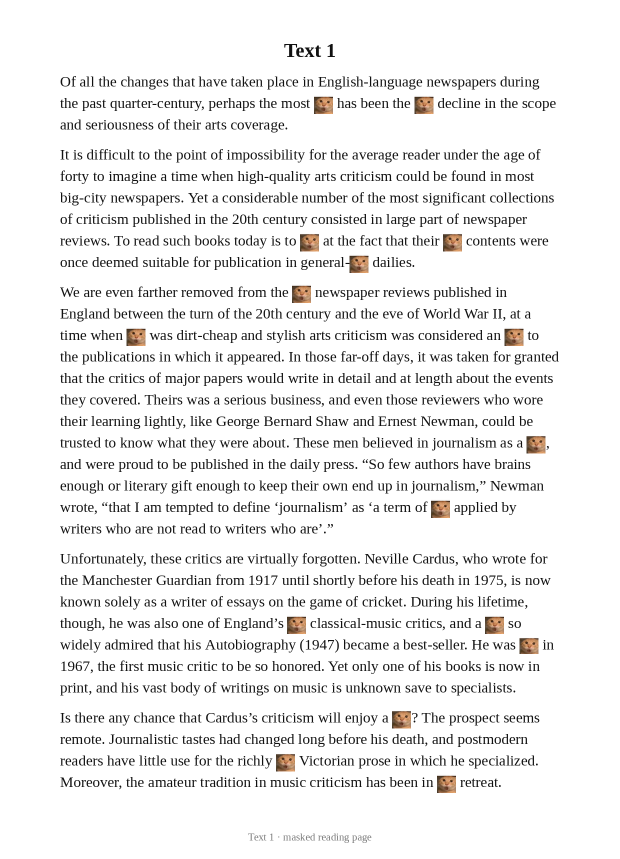
#> input picture library/2010/2010-text1-article.png, 1240 x 1717 px, given in place of 2019-text3-article.png, which was not available (shown at 1/2 size)
$ python skew-preview.py
#> lines starting #> are read from the running program, lines starting #| are printed output that depends on the picture; after the words box and inside, x2 and y2 are one past the last pixel; in counts of white or black regions, pixels touching at a corner belong together; pictures that were not available may be replaced by others from this repository, and a replacement may not be noted
#!/usr/bin/env python3
# -*- coding: utf-8 -*-
"""
skew-preview.py · 生成 2019 t3 文章页的旋转对比图
-----------------------------------------------------------------------------
她 2026-10-03 说要顺时针 0.2°，但实测该图是顺时针歪 0.65°（顺时针只会更歪）。
不猜，出一排对比图让她自己挑：原图 / 逆时针 0.4° / 逆时针 0.5° / 顺时针 0.2°。
同时把 2019 t2 题目页的累计角度（逆时针 0.3 + 顺时针 0.2 = 逆时针 0.5）也出图。
"""
import os, sys
import numpy as np
from PIL import Image, ImageDraw

ROOT = r"D:\WB工作记录\英语项目\英语真题阅读资料库"
LIB = os.path.join(ROOT, "library")
OUT = os.path.join(ROOT, ".probe")
os.makedirs(OUT, exist_ok=True)


def recenter(rot, orig):
    a = np.array(rot.convert("L"))
    mask = a < 200
    if not mask.any():
        return rot
    rows = np.nonzero(mask.any(axis=1))[0]
    cols = np.nonzero(mask.any(axis=0))[0]
    oc = np.array(orig.convert("L")) < 200
    orows = np.nonzero(oc.any(axis=1))[0]
    ocols = np.nonzero(oc.any(axis=0))[0]
    dy = (orows[0] + orows[-1]) // 2 - (rows[0] + rows[-1]) // 2
    dx = (ocols[0] + ocols[-1]) // 2 - (cols[0] + cols[-1]) // 2
    out = Image.new("RGB", orig.size, (255, 255, 255))
    out.paste(rot, (dx, dy))
    return out


def sheet(name, variants, tw=430):
    """variants: [(标签, PIL角度或None)]，None = 原图"""
#> called with name = '2019/2019-text3-article', tw = 430
    im = Image.open(os.path.join(LIB, name + ".png"))
#> im is the input picture: PIL image 1240x1717 RGB; mean R, G, B 238.6, 238.1, 237.8
    th = round(im.height * tw / im.width)
#> th = 595
    n = len(variants)
    img_h = th + 46
#> img_h = 641
    out = Image.new("RGB", (tw * n, img_h), (245, 245, 245))
#> out: PIL image 1720x641 RGB; every value is 245
    d = ImageDraw.Draw(out)
    for i, (lab, ang) in enumerate(variants):
        x = i * tw
        if ang is None:
            tile = im
        else:
            tile = recenter(im.rotate(ang, resample=Image.BICUBIC,
                                      fillcolor=(255, 255, 255), expand=False), im)
        out.paste(tile.resize((tw, th), Image.LANCZOS), (x, 46))
        d.text((x + 8, 16), lab, fill=(15, 15, 15))
        d.line([(x, 0), (x, img_h)], fill=(205, 205, 205))
#> this loop made 4 passes
#> (dy in recenter, dx in recenter) on passes 2 to 4: (0, 2), (1, 3), (0, 1)
#> pass 2, in recenter, `mask = a < 200`:
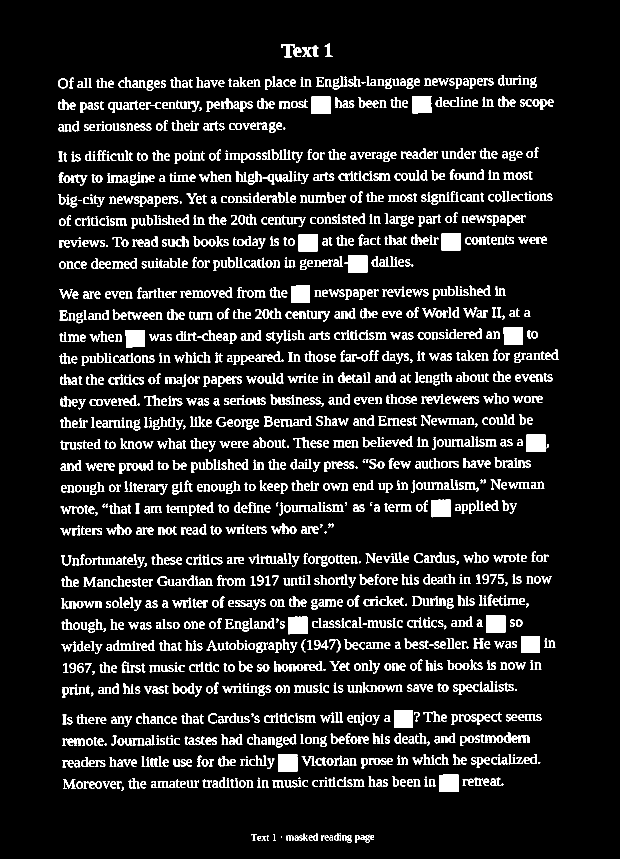
#> mask: shape (1717, 1240) bool (shown at 1/2 size); 9.8% white; 2023 white regions (182 under 20 px), largest, box (x1, y1, x2, y2) and area: (623, 193, 662, 228) 1341, (688, 510, 735, 546) 1336, (883, 466, 922, 501) 1330
#> after the loop:
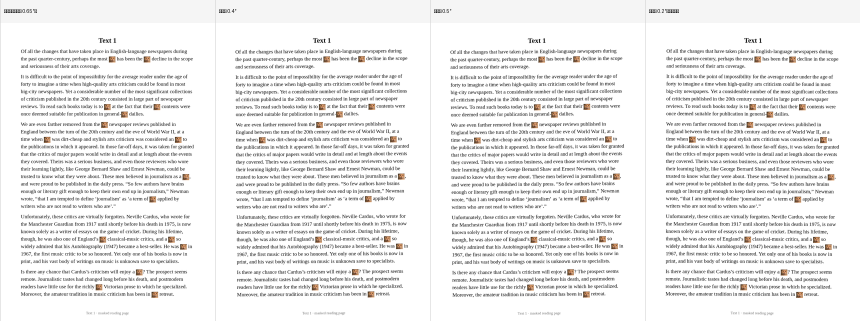
#> out: PIL image 1720x641 RGB (shown at 1/2 size); mean R, G, B 237, 236.6, 236.3
#> after the loop:
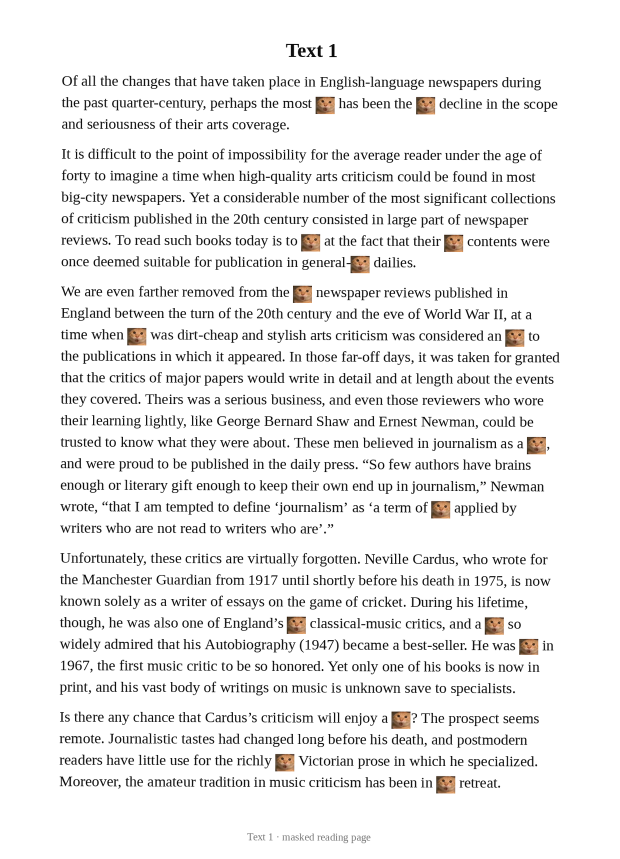
#> tile: PIL image 1240x1717 RGB (shown at 1/2 size); mean R, G, B 237.8, 237.3, 237
    fp = os.path.join(OUT, "skewcmp_" + name.replace("/", "_") + ".png")
    out.save(fp)
    print(fp)


def main():
    # t3 文章页：她要顺时针 0.2，实测需逆时针才能扶正 —— 四个选项并排
    sheet("2019/2019-text3-article", [
        ("原图（顺时针歪 0.65°）", None),
        ("逆时针 0.4°", 0.4),
        ("逆时针 0.5°", 0.5),
        ("顺时针 0.2°（你原话）", -0.2),
    ])
    # t2 题目页：现有逆时针 0.3，再顺时针 0.2 = 累计逆时针 0.5
    sheet("2019/2019-text2-question", [
        ("原图（逆时针歪 0.39°）", None),
        ("累计逆时针 0.5°（你要求的）", 0.5),
        ("累计逆时针 0.4°", 0.4),
    ])
#> call 2 of sheet, with name = '2019/2019-text2-question', tw = 430
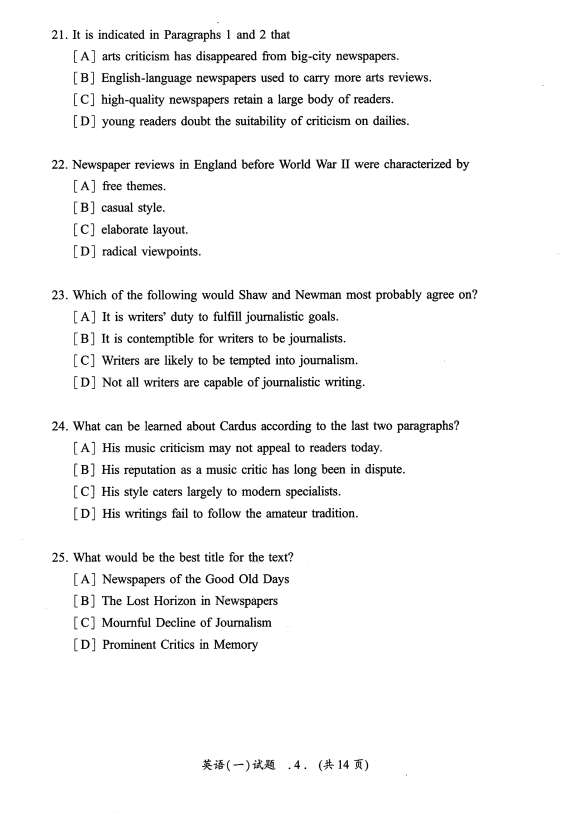
#> input picture library/2010/2010-text1-question.png, 1760 x 2458 px, given in place of 2019-text2-question.png, which was not available (shown at 1/3 size)
#> in sheet, im is the input picture: PIL image 1760x2458 RGB; mean R, G, B 245.3, 245.3, 245.3
#> in sheet (call 2), `out = Image.new("RGB", (tw * n, img_h), (245, 245, 245))`: out: PIL image 1290x647 RGB; every value is 245
#> the loop in sheet (call 2), `for i, (lab, ang) in enumerate(variants):` made 3 passes
#> (dy in recenter, dx in recenter) on passes 2 to 3: (-3, 0), (-3, 1)
#> pass 2, in recenter (call 4), `oc = np.array(orig.convert("L")) < 200`:
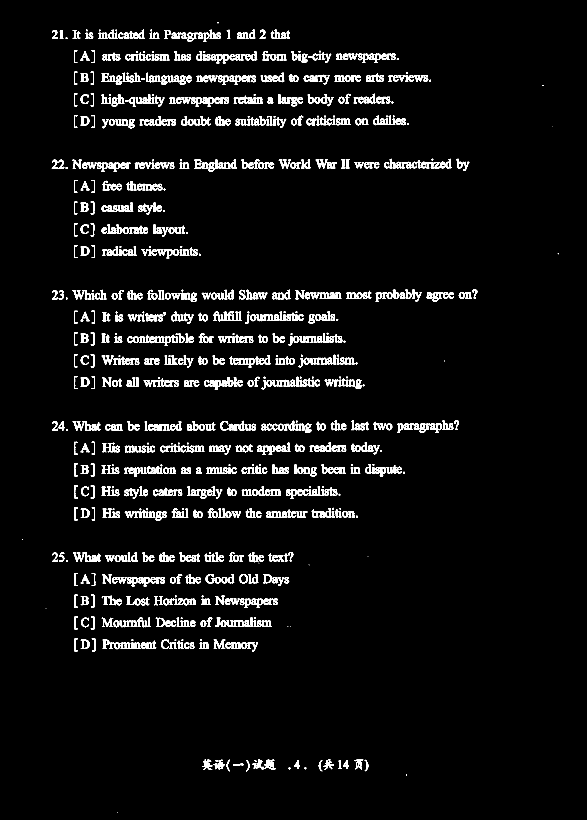
#> oc: shape (2458, 1760) bool (shown at 1/3 size); 4.6% white; 971 white regions (33 under 20 px), largest, box (x1, y1, x2, y2) and area: (914, 877, 1024, 898) 1218, (935, 1524, 1005, 1553) 826, (1119, 346, 1176, 376) 698
#> after the loop in sheet (call 2), `for i, (lab, ang) in enumerate(variants):`:
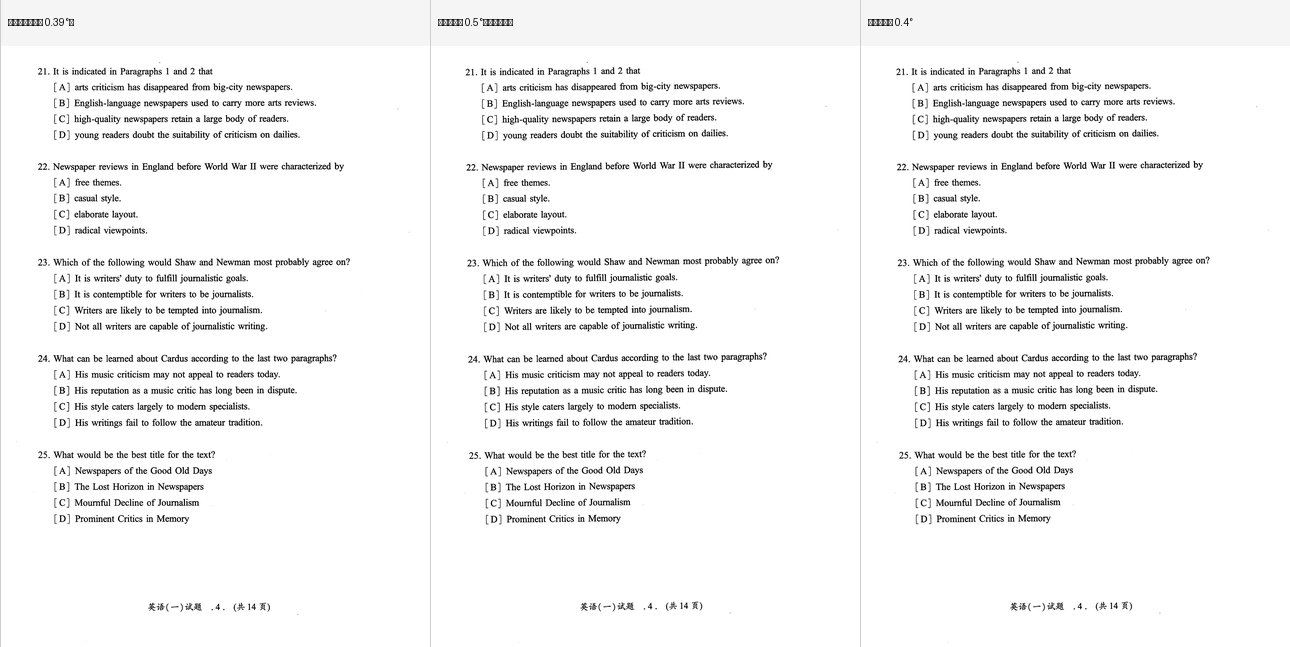
#> out: PIL image 1290x647 RGB; min 0, max 255, mean 244.5
#> after the loop in sheet (call 2), `for i, (lab, ang) in enumerate(variants):`:
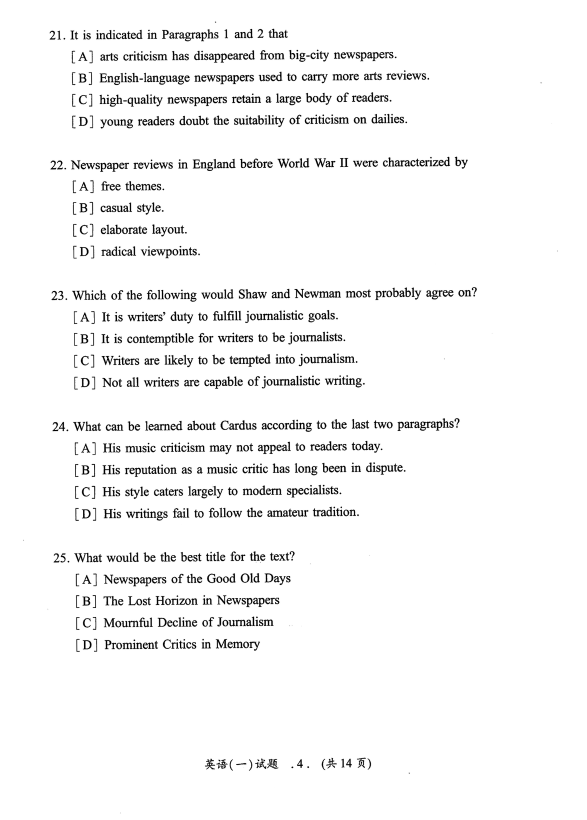
#> tile: PIL image 1760x2458 RGB (shown at 1/3 size); mean R, G, B 245.3, 245.3, 245.3


if __name__ == "__main__":
    main()
